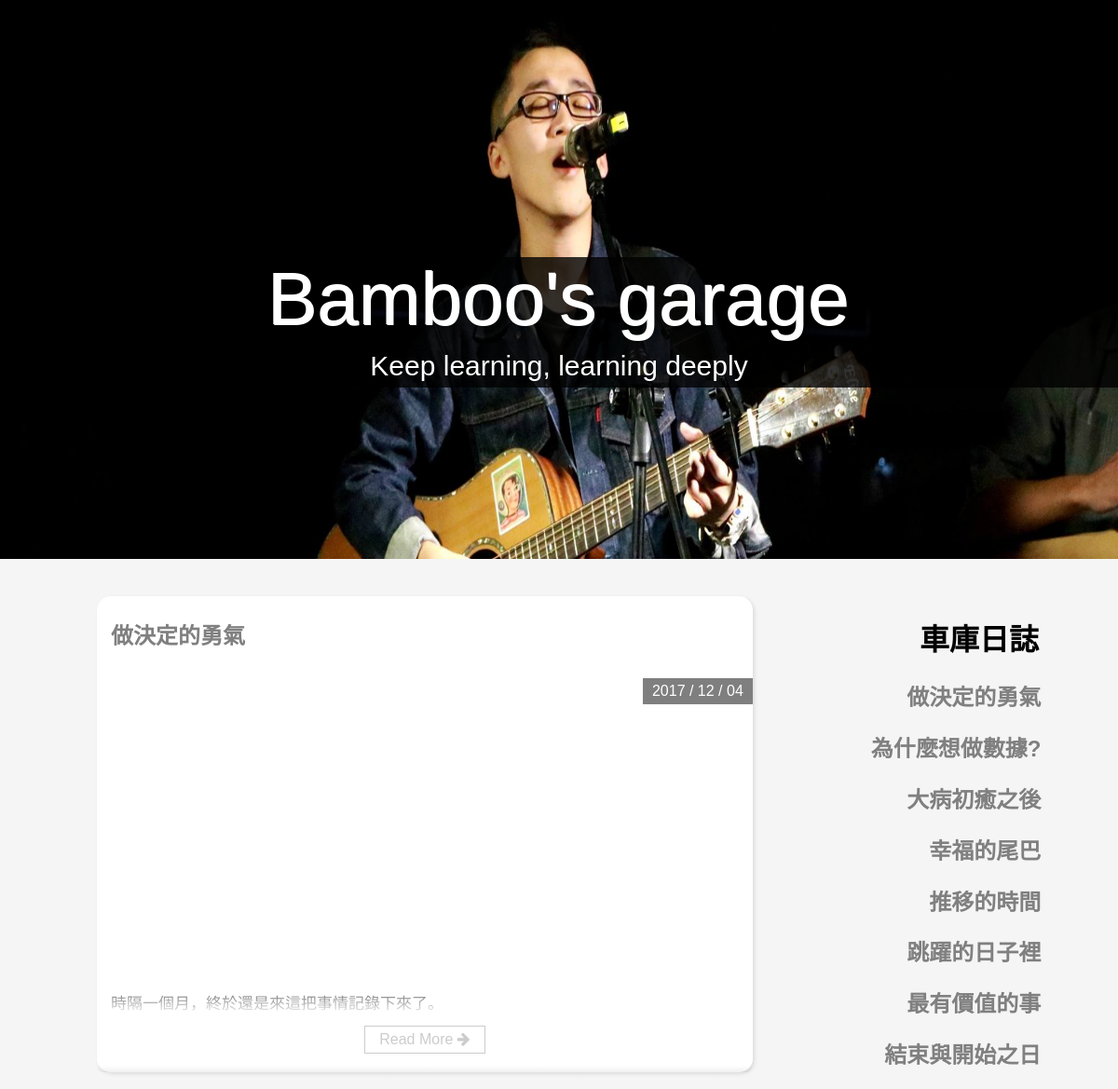
/ (upper part), run on an earlier commit of the app's database.
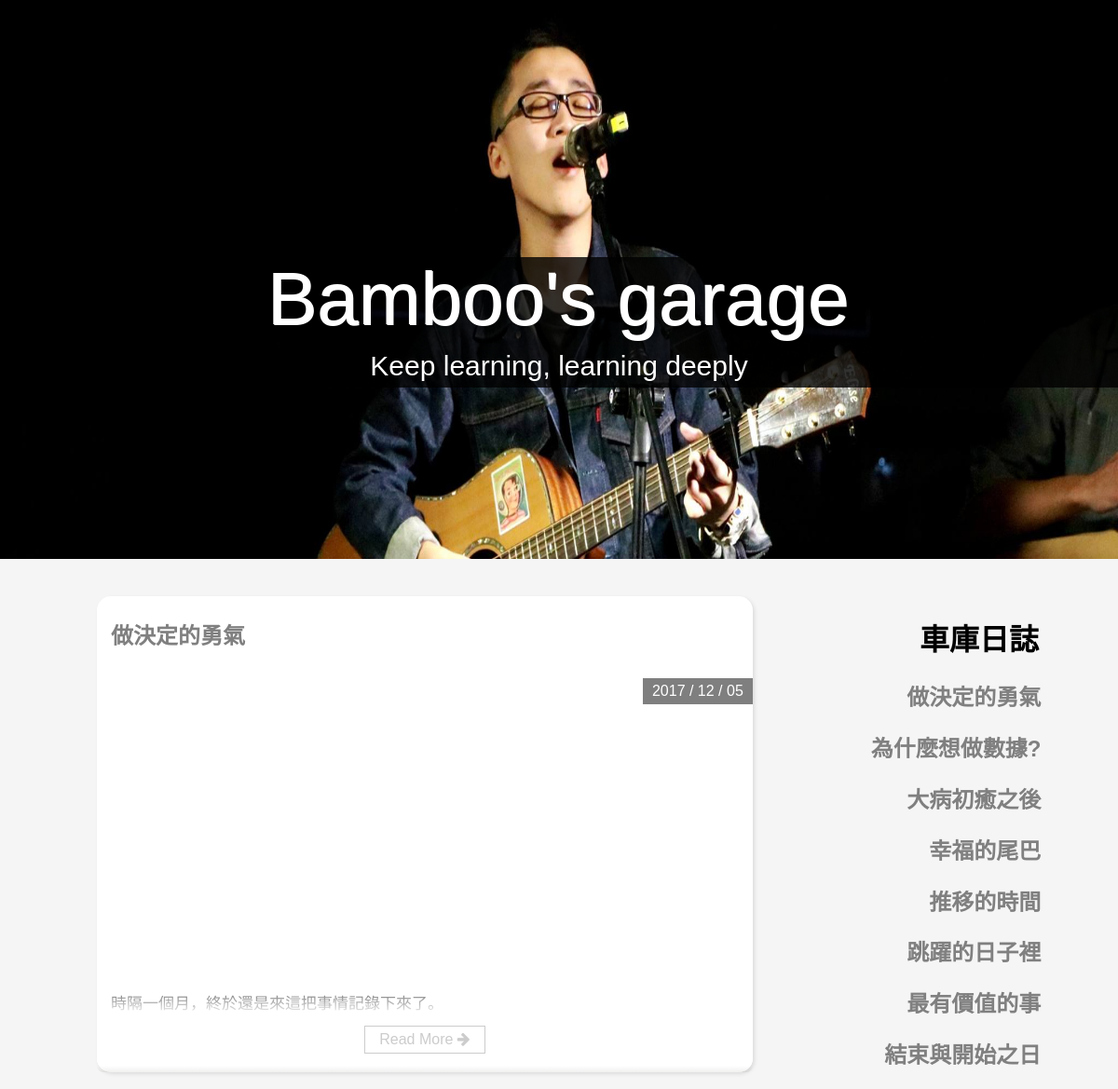
And on a later commit of the database.
### blog/models.py (models this page shows, shortened)
class Post(models.Model): #定義object
    id = models.AutoField(auto_created=True, primary_key=True, serialize=False, verbose_name='ID')
    title = models.CharField(max_length=200) #標題
    text = models.TextField() #文章內容
    photo = models.URLField(blank=True)
    created_date = models.DateTimeField( #發文日期
            default=timezone.now)

### blog/views.py (the view)
# urls.py: 2. Add a URL to urlpatterns:  url(r'^$', views.home, name='home')
def home(request):
    post_list = Post.objects.all()
    return render(request, 'home.html', {
        'post_list': post_list,
    })

### templates/home.html (shortened to what this page needs)
{% load staticfiles %}
<!DOCTYPE html>
<html>
<head>
    <link href="//maxcdn.bootstrapcdn.com/font-awesome/4.2.0/css/font-awesome.min.css" rel="stylesheet" type="text/css">
    <link href="{% static 'css/home.css' %}" rel="stylesheet" type="text/css">
</head>
<body>
    <div class="header">
        <br><br><br>
        <p class="site-title ">
            <a href="/">Bamboo's garage</a>
        </p>
        <p class="site-title2 ">Keep learning, learning deeply</p>
    </div>
    <div class="container">
		<div class="post_list">
    	<div class="post_heading " align="right">
    		<div class="others">
            <h1>車庫日誌&nbsp;</h1>
                    {% for post in post_list reversed%}
        	        <h2 class="title">
    				<a href="{% url 'post_detail' pk=post.pk %}">{{ post.title }}&nbsp;</a>
					</h2>
					{% endfor %}
			</div>
        </div>
        </div>
        {% for post in post_list reversed %}
        <div class="post-wrapper">
            <div class="post">
                <div class="post-heading">
                    <h2 class="title">
    				<a href="{% url 'post_detail' pk=post.pk %}">{{ post.title }}</a>
                    <hr class="fancy-line">
					</h2>
                    <div class="date">{{ post.created_date|date:"Y / m / d" }}
                    </div>
                </div>
                {% if post.photo %}
                <div class="thumbnail">
                </div>
                {% else %}
                <div class="thumbnail thumbnail-default"></div>
                {% endif %}
                <div class="post-content read-more-block">
                    {{ post.text|linebreaks }}
                </div>
                <div class="post-footer">
                    <a class="read-more" href="{% url 'post_detail' pk=post.pk %}">
    				Read More <i class="fa fa-arrow-right"></i>
					</a>
                </div>
            </div>
        </div>
        {% endfor %}
    </div>
</body>
</html>

What changed in the data, as far as the page shows it:
changed Post "做決定的勇氣": created_date "2017 / 12 / 04" → "2017 / 12 / 05"
